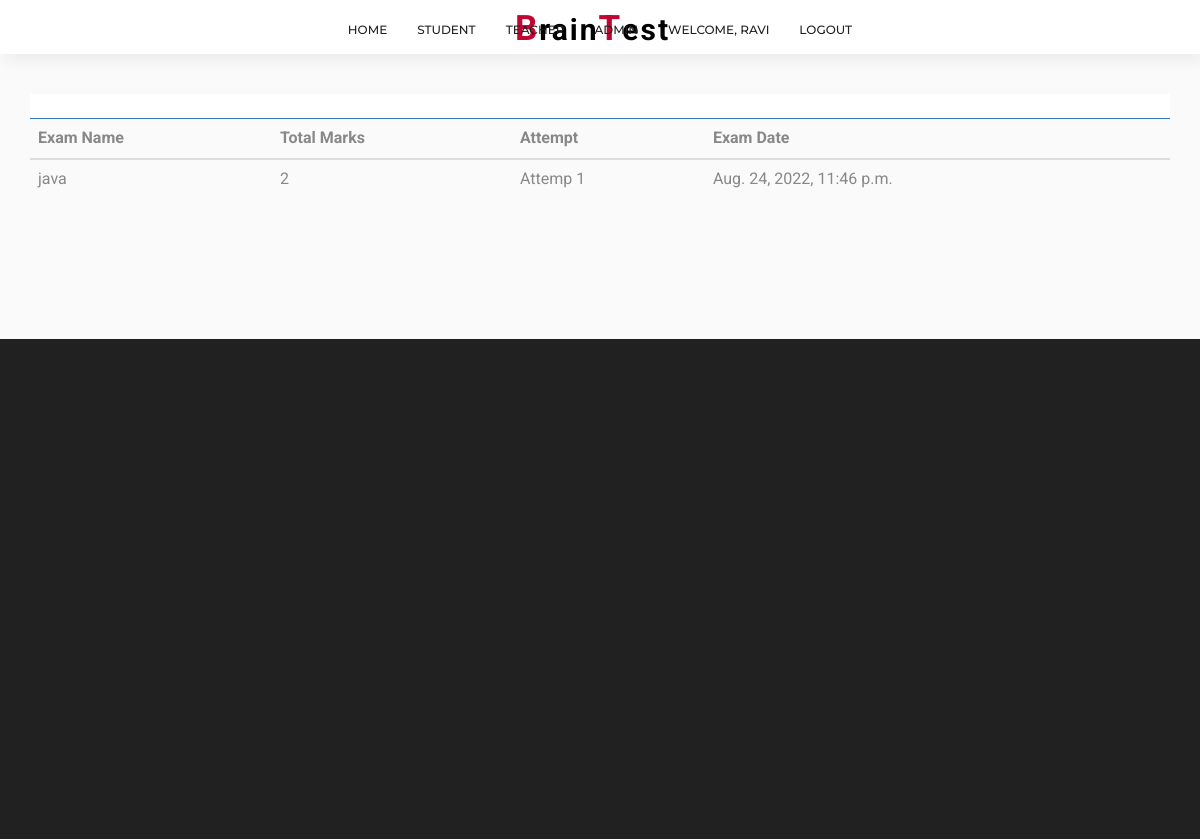
Page /student/check-marks/6 (signed in) on the committed database.
### quiz/models.py (models this page shows)
class Result(models.Model):
    student = models.ForeignKey(Student,on_delete=models.CASCADE)
    exam = models.ForeignKey(Course,on_delete=models.CASCADE)
    marks = models.PositiveIntegerField()
    date = models.DateTimeField(auto_now=True)

class Course(models.Model):
   course_name = models.CharField(max_length=50)
   question_number = models.PositiveIntegerField()
   total_marks = models.PositiveIntegerField()
   def __str__(self):
        return self.course_name

### student/views.py (the view)
# urls.py: path('check-marks/<int:pk>', views.check_marks_view,name='check-marks'),
@login_required(login_url='studentlogin')
@user_passes_test(is_student)
def check_marks_view(request,pk):
    course=QMODEL.Course.objects.get(id=pk)
    student = models.Student.objects.get(user_id=request.user.id)
    results= QMODEL.Result.objects.all().filter(exam=course).filter(student=student)
    return render(request,'student/check_marks.html',{'results':results})

### student/views.py (called while the page is built)
def is_student(user):
    return user.groups.filter(name='STUDENT').exists()

### templates/student/check_marks.html (shortened to what this page needs)
{% extends 'base.html' %}
{% load static %}
{% block content %}
{% load widget_tweaks %}
<head>
</head>
<br><br>
<div class="container">
  <div class="panel panel-primary">
    <div class="panel-heading">
      <h6 class="panel-title">View Marks</h6>
    </div>
    <table class="table table-hover" id="dev-table">
      <thead>
        <tr>
          <th>Exam Name</th>
          <th>Total Marks</th>
          <th>Attempt</th>
          <th>Exam Date</th>
        </tr>
      </thead>
      {% for t in results %}
      <tr>
        <td> {{t.exam}}</td>
        <td> {{t.marks}}</td>
        <td>Attemp {{ forloop.counter }}</td>
        <td> {{t.date}}</td>
      </tr>
      {% endfor %}
    </table>
  </div>
</div>
<br><br><br><br><br><br>
{% endblock %}

### templates/base.html (shortened to what this page needs)
{% load static %}
<html lang="en">
<head>
<link rel="stylesheet" href="{% static 'assets/css/master.css' %}">
<link rel="stylesheet" href="{% static 'assets/css/responsive.css' %}">
<link rel="stylesheet" type="{% static 'text/css" href="revolution/css/settings.css' %}">
<link rel="stylesheet" type="{% static 'text/css" href="revolution/css/layers.css' %}">
<link rel="stylesheet" type="{% static 'text/css" href="revolution/css/navigation.css' %}">
</head>
<body>
<div class="wrapper">
  <nav class="navbar navbar-default brand-center bootsnav on no-full">
    <div class="container">
      <div class="navbar-header">
        <a class="navbar-brand textlogo" href="/"><span>B</span>rain<span>T</span>est</a>
      </div>
      <div class="collapse navbar-collapse" id="navbar-menu">
        <ul class="nav navbar-nav navbar-left" data-in="fadeIn" data-out="fadeOut">
          <li class="dropdown megamenu-fw"> <a href="/" data-toggle="dropdown">Home</a>
          </li>
          <li class="dropdown"> <a href="#" class="dropdown-toggle" data-toggle="dropdown">
           Student
          </a>
          </li>
          <li class="dropdown"> <a href="#" class="dropdown-toggle" data-toggle="dropdown">Teacher</a>
          </li>
          <li class="dropdown"> <a href="#" class="dropdown-toggle" data-toggle="dropdown">Admin</a>
          </li>
          <li class="dropdown megamenu-fw"> <a href="/" data-toggle="dropdown">
            {% if user.is_authenticated %}
            Welcome, {{user.username}}
            {%endif%}
          </a>
          </li>
          {% if user.is_authenticated %}
                <li class="nav-item">
                  <a class="nav-link" href="/logout">Logout</a>
                </li>
                {% endif %}
        </ul>
      </div>
    </div>
  </nav>
  {% block content %}{% endblock %}
  <section class="dark-bg">
    <div class="container">
        <div class="row">
            <div class="col-md-12 col-sm-10 col-xs-10 centerize-col text-center social-icons-style-02">
              <ul class="md-icon">
                <li><a class="fb" href="#."><i class="icofont icofont-social-facebook"></i></a></li>
                <li><a class="tw" href="#."><i class="icofont icofont-social-twitter"></i></a></li>
                <li><a class="be" href="#."><i class="icofont icofont-social-behance"></i></a></li>
                <li><a class="in" href="#."><i class="icofont icofont-social-linkedin"></i></a></li>
                <li><a class="yt" href="#."><i class="icofont icofont-social-youtube"></i></a></li>
              </ul>
            </div>
        </div>
    </div>
  </section>
</div>
</body>
</html>

### quiz/static/assets/css/bootsnav.css (style rules this page uses)
nav.bootsnav .dropdown.megamenu-fw { position: static; }
nav.bootsnav .container { position: relative; }
nav.navbar.bootsnav { margin-bottom: 0; -moz-border-radius: 0px; -webkit-border-radius: 0px; -o-border-radius: 0px; border-radius: 0px; border: none; z-index: 998; background: #fff; min-height: 40px; -webkit-transition: all .3s ease; transition: all .3s ease; box-shadow: 5px 5px 15px 0 rgba(31, 31, 31, 0.07); border-bottom:1px solid rgba(255, 255, 255, 0.15); }
nav.navbar.bootsnav ul.nav > li > a { color: #212121; background-color: transparent; outline: none; margin-bottom: -2px; text-transform: uppercase; font-family: 'Montserrat', sans-serif; font-size: 12px; font-weight: 500; }
body { -webkit-transition: all 0.3s ease-in-out; -moz-transition: all 0.3s ease-in-out; -o-transition: all 0.3s ease-in-out; -ms-transition: all 0.3s ease-in-out; transition: all 0.3s ease-in-out; }
@media (min-width: 1024px) { nav.navbar.bootsnav ul.nav > li > a { padding: 20px 15px; } }
@media (min-width: 1024px) { nav.bootsnav.brand-center .navbar-header { display: block; width: 100%; position: absolute; text-align: center; top: 0; left: 0; } }
@media (min-width: 1024px) { nav.bootsnav.brand-center .navbar-brand { display: inline-block; float: none; } }
@media (min-width: 1024px) { nav.bootsnav.brand-center .navbar-collapse { text-align: center; display: inline-block; padding-left: 0; padding-right: 0; } }
@media (min-width: 1024px) { nav.bootsnav.brand-center ul.nav { float: none !important; margin-bottom: -5px !important; display: inline-block !important; } }

### templates/base.html (style rules this page uses)
.textlogo { font-size:3rem; line-height:3.5rem; font-weight:bold; color:black!important; letter-spacing:2px; }
.textlogo span { font-size:3.5rem; color:#BF0731; }
.dropdown a { text-transform:capitalize; }

### templates/student/check_marks.html (style rules this page uses)
a:link { text-decoration: none; }
h6 { text-align: center; }
.row { margin: 100px; }

### rows in the picture
Result: exam "java", marks "2", date "Aug. 24, 2022, 11:46 p.m."

### other values in the picture
{{ user.username }} "RAVI"
